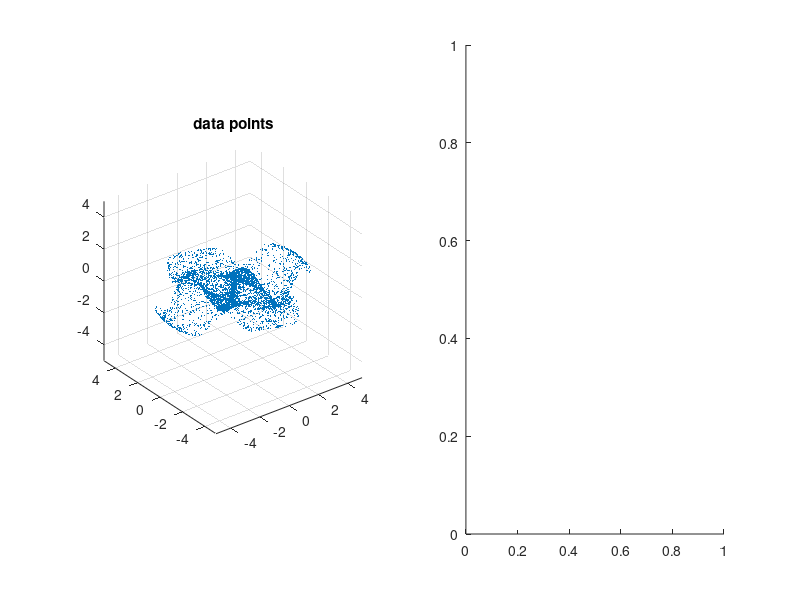

MATLAB code to generate this figure: (Note: this script raises an error after producing the figure.)
load surfir_testset_concave

figure
subplot(1,2,1)
scatter3(x,y,z,4,'.k')
axis equal
hold all;
title('data points')

subplot(1,2,2)
surfir(x,y,z,0.5);
axis equal
title('surface plot')
